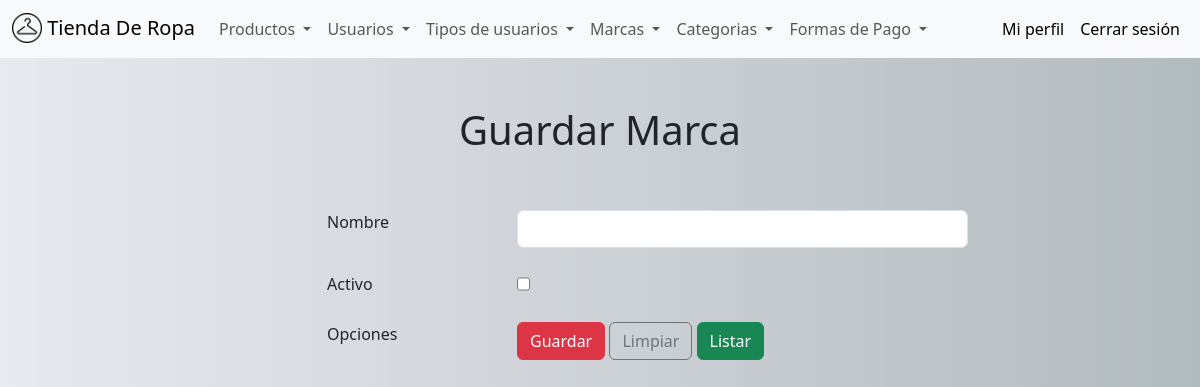
The app's page /staff/buscarMarca/1 (signed in), older data.
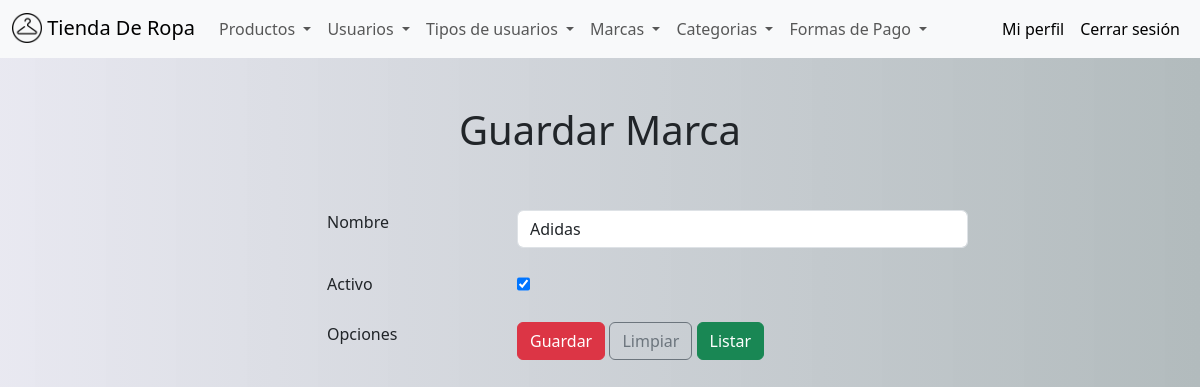
The same page, newer data.
### productos/models.py (models this page shows, shortened)
class Marca(models.Model):
    nombre = models.CharField(unique=True, max_length=100)
    activo = models.BooleanField()
    class Meta:
        verbose_name = 'Marca'
        verbose_name_plural = 'Marcas'
        ordering = ['nombre']

### staff/views.py (the view)
# urls.py: path("buscarMarca/<int:pk>", views.buscarMarca, name="buscarMarca"),
@el_usuario_no_es_cliente
@login_required(login_url='login')
def buscarMarca(request, pk):
    context = {}
    try:
        item = Marca.objects.get(pk=pk)
        context['item'] = item
    except:
        context['error'] = 'Elemento seleccionado no encontrado'
    return render(request, "guardarMarca.html", context)

### staff/templates/guardarMarca.html (shortened to what this page needs)
{%extends "base_staff.html"%}{%block tittle%}Guardar Tipo de Usuario{%endblock%}
{%block content%}
{% load static %}
<div class="row my-5">
    <h1 class="text-center"><label>Guardar Marca</label></h1>
</div>
<form id="usuarioForm" action="{% url 'guardarMarca' %}" method="post">
    <div class="row my-4">
        <div class="col-12 col-md-2 offset-md-3">Nombre</div>
        <div class="col-12 col-md-5">
            <input type="text" name="txtNombre" class="form-control" value="{{item.nombre}}" id="inputNombre">
        </div>
    </div>
    <div class="row my-4">
        <div class="col-12 col-md-2 offset-md-3">Activo</div>
        <div class="col-12 col-md-5">
            <input type="checkbox" name="chkActivo" class="form-check" {{ item.activo|yesno:"checked,"}}>
        </div>
    </div>
    <div class="row my-4">
        <div class="col-12 col-md-2 offset-md-3">Opciones</div>
        <div class="col-12 col-md-5">
            <input type="submit" name="btnGuardar" class="btn btn-danger" value="Guardar">
            <input type="submit" name="btnLimpiar" class="btn btn-outline-secondary" value="Limpiar">
            <a href="{% url 'listarMarca' %}"  class="btn btn-success">Listar</a>
        </div>
    </div>
</form>
{%endblock%}

Row changes from the older to the newer data that the page shows:
added Marca: txtNombre "Adidas"
Text that changed along with them:
form field chkActivo: "☐" → "☑"
